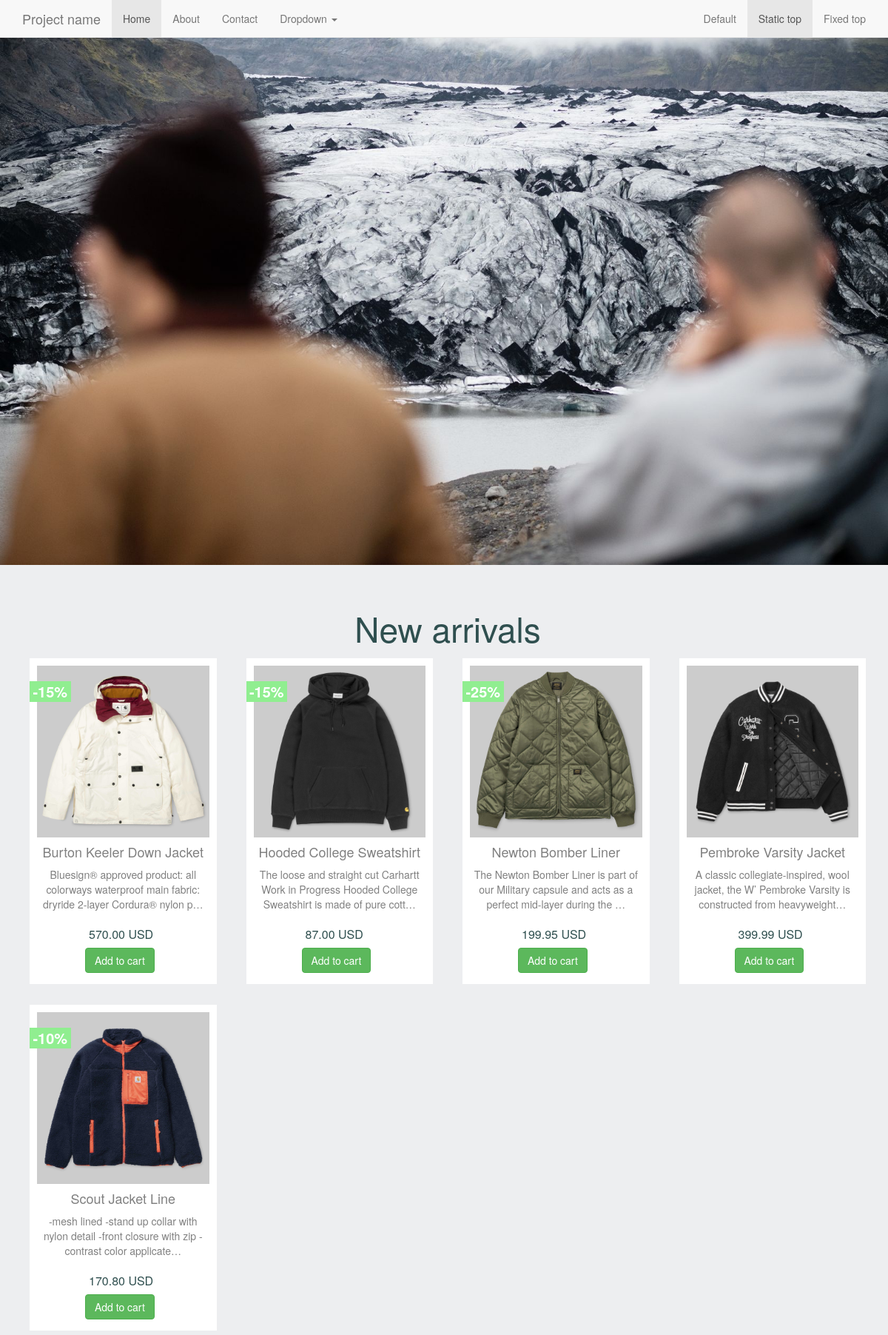
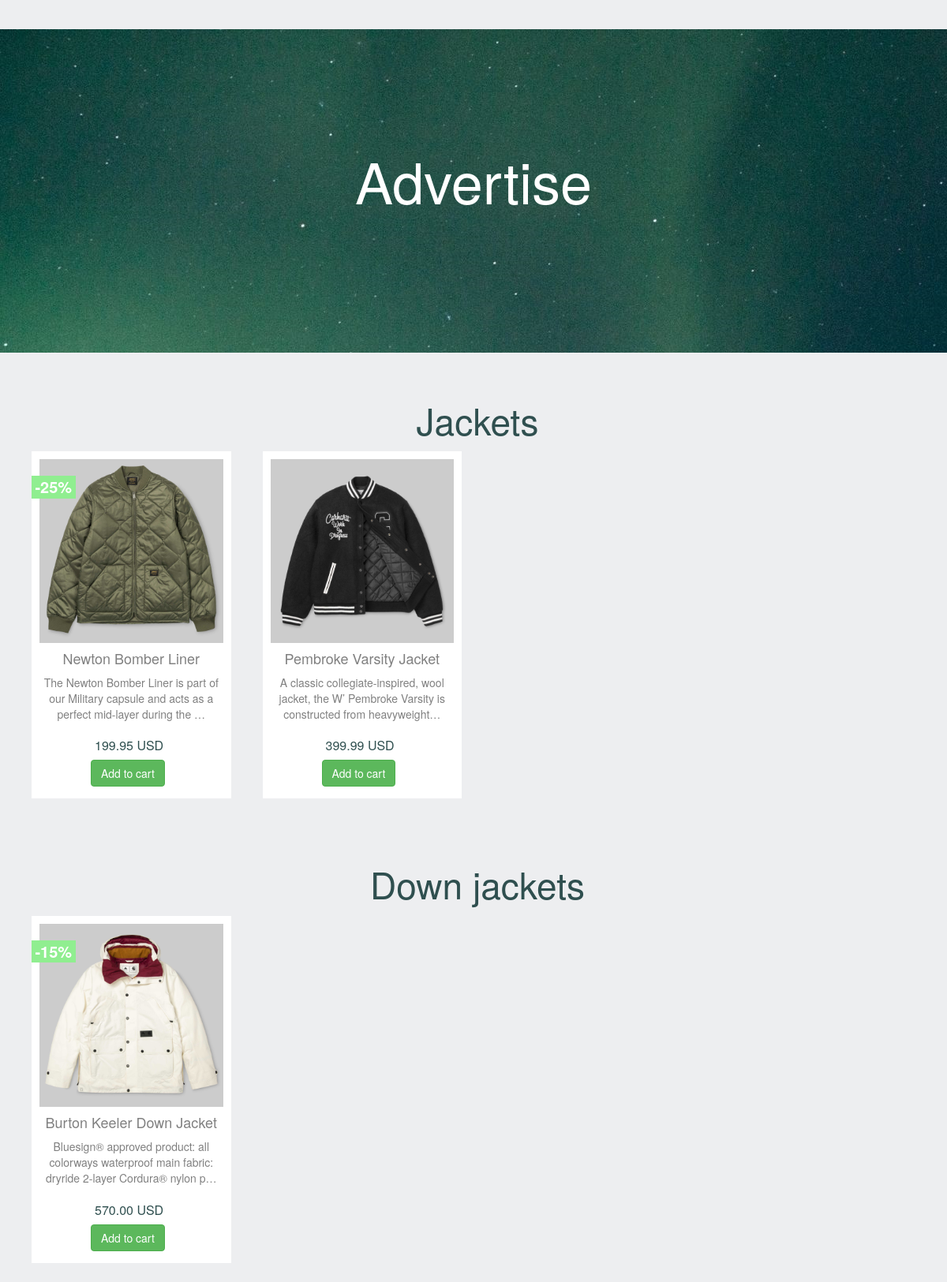
The page / (upper part) on the database its author committed (2 pictures, top to bottom).
### products/models.py (models this page shows, shortened)
class ProductImage(models.Model):
    product = models.ForeignKey(Product, on_delete=models.CASCADE, blank=True, null=True, default=None)
    image = models.ImageField(upload_to='fold')
    is_main = models.BooleanField(default=False)
    is_active = models.BooleanField(default=True)
    created = models.DateField(auto_now_add=True, auto_now=False)
    updated = models.DateField(auto_now_add=False, auto_now=True)
    class Meta:
        verbose_name = 'Фотография'
        verbose_name_plural = 'Фотографии'

class Product(models.Model):
    name = models.CharField(max_length=64, blank=True, null=True, default=None)  # !!!!!!!!!!
    price = models.DecimalField(max_digits=10, decimal_places=2, default=0)
    description = models.TextField(blank=True, null=True, default=None)  # Несколько строк
    short_description = models.TextField(blank=True, null=True, default=None)
    discount = models.IntegerField(default=0)
    category = models.ForeignKey(ProductCategory, on_delete=models.CASCADE, blank=True, null=True, default=None)
    created = models.DateField(auto_now_add=True, auto_now=False)
    updated = models.DateField(auto_now_add=False, auto_now=True)
    is_active = models.BooleanField(default=True)
    class Meta:
        verbose_name = 'Товар'
        verbose_name_plural = 'Товары'

### landing/views.py (the view)
# urls.py: path('', views.home, name='home')
def home(request):
    products = ProductImage.objects.filter(is_main=True, is_active=True, product__is_active=True)
    products_jackets = products.filter(product__category__id=1)   # !!!!!!
    products_sweats = products.filter(product__category__id=2)    # !!!!!!
    products_winter = products.filter(product__category__id=3)    # !!!!!!
    return render(request, 'landing/home.html', locals())

### templates/landing/home.html
{% extends 'base.html' %}
{% load static %}
    {% block content %}
        <div class="section-top">
            <img src="{% static  'img/slider1.jpg' %}" class="responsive">
        </div>
        <div class="section section1">
            <div class="container">
                <div class="row">
                    <div class="col-lg-12">
                        <h1 class="text-center">New arrivals</h1>
                    </div>
                    {% for product_from_prodimg in products %}
                        {% include 'product_base.html' %}
                    {% endfor %}
                </div>
            </div>
        </div>
        <div class="section-banner">
            <div>
                Advertise
            </div>
        </div>
        <div class="section section2 best-selling-container">
            <div class="container">
                <div class="row">
                    <div class="col-lg-12">
                        <h1 class="text-center">Jackets</h1>
                    </div>
                    {% for product_from_prodimg in products_jackets %}
                        {% include 'product_base.html' %}
                    {% endfor %}
                </div>
            </div>
        </div>
        <div class="section section3 outlet-container">
            <div class="container">
                <div class="row">
                    <div class="col-lg-12">
                        <h1 class="text-center">Down jackets</h1>
                    </div>
                    {% for product_from_prodimg in products_winter %}
                        {% include 'product_base.html' %}
                    {% endfor %}
                </div>
            </div>
        </div>
    {% endblock content %}

### templates/product_base.html
<div class="col-lg-3">
    <div class="product-item">
        <div>
            <a href="{% url 'product' product_from_prodimg.product.id %}">
                <img src="{{ product_from_prodimg.image.url }}" class="responsive">
            </a>
        </div>
        {% if product_from_prodimg.product.discount %}
            <div class="discount-container"><span>-{{product_from_prodimg.product.discount}}%</span></div>
        {% endif %}
        <h4>{{product_from_prodimg.product.name }}</h4>
        <p>{{product_from_prodimg.product.description|truncatechars_html:100}}</p>
        <div class="price_1"> {{ product_from_prodimg.product.price }} USD </div>
        <div class="add-to-cart-btn">
            <button class="btn btn-success">
                Add to cart
            </button>
        </div>
    </div>
</div>

### static/style.css (style rules this page uses)
html, body { height: 100%; max-height: 100%; font-family: "Helvetica Neue", Helvetica, Arial, sans-serif; color: grey; font-weight: 100; background-color: #edeef0; }
.section-banner { background-color: lightblue; text-align: center; font-size: 72px; font-weight: 400; height: 410px; color: white; background-image: url('img/banner.jpg'); padding: 140px; }
.discount-container { font-size: 20px; position: absolute; top: 7%; width: 22%; color: white; background: lightgreen; font-weight: 600; margin-left: -10px; }
.text-center { margin-top: 40px; font-size: 46px; color: darkslategrey; }
.responsive { width: 100%; height: auto; }
.section { margin: 20px; height: auto; }
.product-item { height: 450px; background-color: white; border: 5px solid #edeef0; position: relative; text-align: center; padding: 10px ; }
.col-lg-3 { padding-bottom: 18px; }
.price_1 { position: absolute; bottom: 55px; left: 80px; font-size: 16px; color: darkslategray; }
.add-to-cart-btn { position: absolute; bottom: 15px; left: 75px; }

### rows shown on the page
ProductImage: image (picture), product.discount "15", product.name "Burton Keeler Down Jacket", product.description "Bluesign® approved product: all colorways waterproof main fabric: dryride 2-layer Cordura® nylon p…", product.price "570.00"
ProductImage: image (picture), product.discount "15", product.name "Hooded College Sweatshirt", product.description "The loose and straight cut Carhartt Work in Progress Hooded College Sweatshirt is made of pure cott…", product.price "87.00"
ProductImage: image (picture), product.discount "25", product.name "Newton Bomber Liner", product.description "The Newton Bomber Liner is part of our Military capsule and acts as a perfect mid-layer during the …", product.price "199.95"
ProductImage: image (picture), product.name "Pembroke Varsity Jacket", product.description "A classic collegiate-inspired, wool jacket, the W’ Pembroke Varsity is constructed from heavyweight…", product.price "399.99"
ProductImage: image (picture), product.discount "10", product.name "Scout Jacket Line", product.description "-mesh lined -stand up collar with nylon detail -front closure with zip -contrast color applicate…", product.price "170.80"
